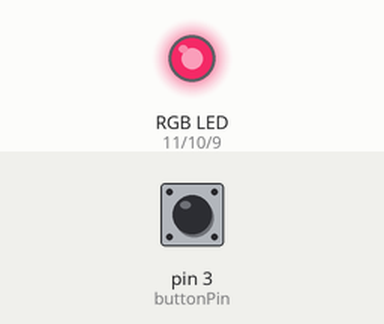
This sketch was run on a simulated Arduino Uno, built with avr-gcc and run on an emulated ATmega328P. Parts: an RGB LED mixed from three pins (HIGH = lit). The inputs (shaded band) are chosen by the test bench; at power-on: pin 3 (buttonPin) HIGH. Dim RGB values are drawn brighter than linear.

Above: at 1.2 s.
1.3 s: pin 3 (buttonPin) pulled LOW for 0.15 s
At 2.3 s:
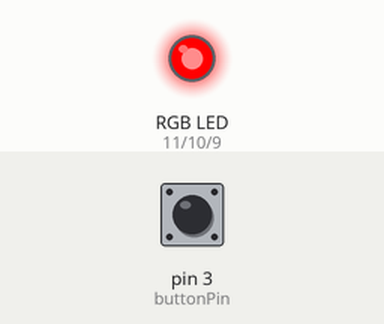
2.9 s: pin 3 (buttonPin) pulled LOW for 1 s
At 4.6 s:
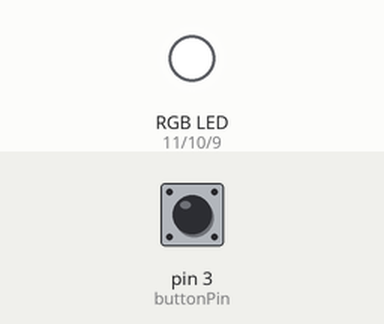
5.4 s: pin 3 (buttonPin) pulled LOW for 0.15 s
At 7.03 s:
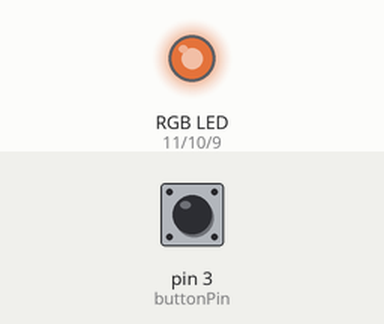
8.5 s: pin 3 (buttonPin) pulled LOW for 1 s
11.0 s: pin 3 (buttonPin) pulled LOW for 3.2 s
At 14.46 s:
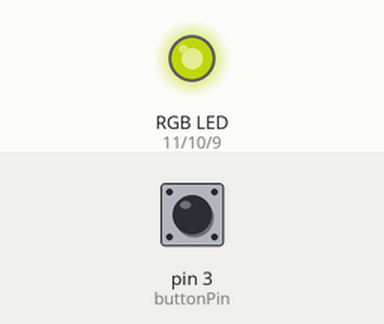
17.2 s: pin 3 (buttonPin) pulsed LOW 2 times (0.12 s each, 0.3 s apart)
Timing chart, 0 to 20.2 s (numbered marks = the images above; inputs shaded):
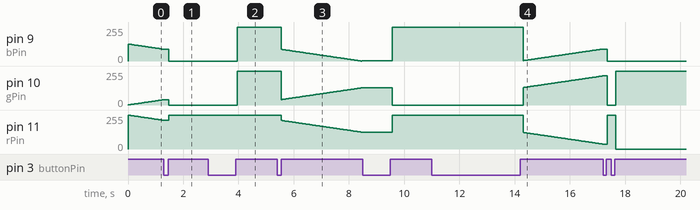

Measured:
- after the input at 2.9 s, pin 9 (bPin), pin 10 (gPin): 0/255 → 255/255 after 1.1 s
- after the input at 5.4 s, pin 11 (rPin): moves from 255/255 to 125/255 over 2.9 s, starting after 0.15 s
- after the input at 11.0 s, pin 10 (gPin): moves from 0/255 to 218/255 over 2.9 s, starting after 3.3 s; pin 11 (rPin): moves from 255/255 to 37/255 over 2.9 s, starting after 3.3 s

The sketch:

Final_project_code.ino
```cpp
const int buttonPin = 3;

int rVal = 254;
int gVal = 1;
int bVal = 127;

int rDir = -1;
int gDir = 1;
int bDir = -1;

int counter = 0;


const int rPin = 11;
const int gPin = 10;
const int bPin = 9;

void setup() {

  pinMode(rPin, OUTPUT);
  pinMode(gPin, OUTPUT);
  pinMode(bPin, OUTPUT);
  pinMode(buttonPin, INPUT_PULLUP);

}

void loop() {

  int buttonState;
  buttonState = digitalRead(buttonPin);

if (buttonState == LOW) {
    counter++;
    delay(150);
  }

   else if (counter == 0) {
analogWrite(rPin, rVal);
  analogWrite(gPin, gVal);
  analogWrite(bPin, bVal);


  rVal = rVal + rDir;
  gVal = gVal + gDir;
  bVal = bVal + bDir;

  if (rVal >= 255 || rVal <= 0) {
    rDir = rDir * -1;
  }

  if (gVal >= 255 || gVal <= 0) {
    gDir = gDir * -1;
  }

  if (bVal >= 255 || bVal <= 0) {
    bDir = bDir * -1;
  }


  delay(33);

  }

  else if (counter == 1) {
    RGB_color(255, 0, 0);
  }

  else if (counter == 2) {
    RGB_color(0, 255, 0);
  }
    else if (counter == 3) {
   RGB_color(0, 0, 255);
  }
  else if (counter == 4) {
   RGB_color(255, 255, 125);
  }
   else if (counter == 5) {
   RGB_color(0, 255, 255);
  }
else if (counter == 6) {
    RGB_color(255, 255, 0);
  }
  else if (counter == 7) {
    RGB_color(255, 0, 255);
  }
   else if (counter == 8) {
    RGB_color(255,255, 255);
  }
  else if (counter >=9) {
    counter = 0;
  }
}
void RGB_color(int red_light_value, int green_light_value, int blue_light_value)
 {
  analogWrite(rPin, red_light_value);
  analogWrite(gPin, green_light_value);
  analogWrite(bPin, blue_light_value);
}
```
